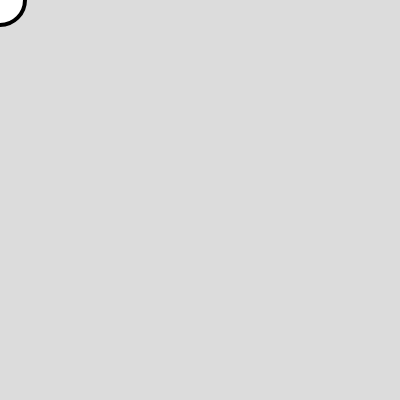
Frame 1 (no input)
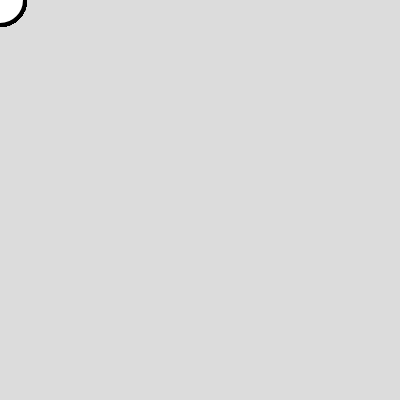
Frame 60 (no input)
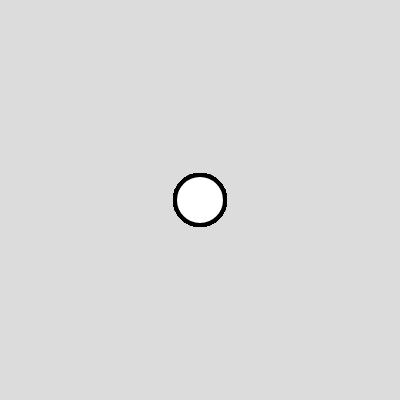
Frame 120 (the mouse pressed at the canvas centre since frame 60)

The p5.js sketch that drew these frames (run headless with seeded random() and noise() and a simulated clock; from frame 60 on, the mouse is pressed at the canvas centre):

// p5.js sketch
// ── sketch.js
let trail = [];

function setup() {
  createCanvas(400, 400);
}

function draw() {
  background(220);
  stroke("black");
  strokeWeight(4);
  trail.push(createVector(mouseX, mouseY));

  if (mouseIsPressed === true) {
    trail.shift(10);
  }

  for (let i = 0; i < trail.length; i++) {
    const curr = trail[i];
    circle(curr.x, curr.y, 50);
  }
}
